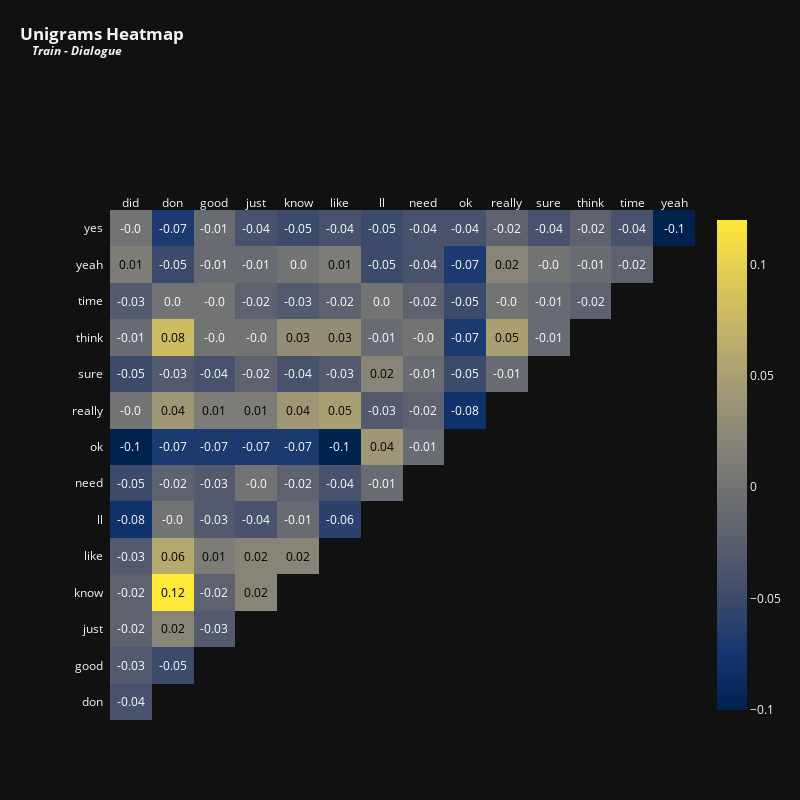

This figure's notebook cell:
### Markdown cell above
<p style="font-family: Calibri, serif; text-align: left;
          font-size: 24px; letter-spacing: .85px;color: #02011a">We can also use scikit-learn's <code>TfidfVectorizer</code> to extract more info on the dialogues and summaries available. This function will give us a dataframe with the top $n$ most frequent terms in the corpus, which we select by using the <code>max_features</code> parameter.</p>
          
<p style="font-family: Calibri, serif; text-align: left;
          font-size: 24px; letter-spacing: .85px;color: #02011a">In this dataframe, each column represents the $n$ most frequent terms in the overall corpus, while each row represents one entry in the original dataframe, such as <code>train</code>. For each term in each entry, we will see the TF-IDF score associated with it, which quantifies the relevance of a term in a given dialogue — or summary — relative to its frequency across all other dialogues — or summaries.</p>
          
<p style="font-family: Calibri, serif; text-align: left;
          font-size: 24px; letter-spacing: .85px;color: #02011a">We will also use the <code>ngram_range</code> parameter to select the most frequent words (unigrams), the most frequent sequence of two words (bigrams), and the most frequent sequence of three words (trigrams). The <code>stop_words = 'english'</code> parameter will help us filter out common stop-words of the English language, which are words that do not add up much to the overall context, such as <i>"and"</i>, <i>"of"</i>, etc.</p>
          
<p style="font-family: Calibri, serif; text-align: left;
          font-size: 24px; letter-spacing: .85px;color: #02011a">After measuring the most frequent terms, I will plot a heatmap displaying the correlations between these terms. This may help us understand how frequently they are used together in dialogues. For instance, how frequent is the occurrence of the word <i>"will"</i> when the word <i>"we"</i> is present?</p>

### Code cell
vectorizer = TfidfVectorizer(max_features = 15,stop_words = 'english') # Top 15 terms
x = vectorizer.fit_transform(train['dialogue'])
df_tfidfvect = pd.DataFrame(x.toarray(), columns=vectorizer.get_feature_names_out())
plot_correlation(df_tfidfvect, 'Unigrams', 'Train - Dialogue', 800, 800, 12)

### Figure 1 — Plotly figure (JSON) as saved in the notebook; plotly's stock layout.template omitted (floating-point values rounded to 4 significant figures)
{"data": [{"colorscale": [[0, "#00224e"], [0.1111, "#123570"], [0.2222, "#3b496c"], [0.3333, "#575d6d"], [0.4444, "#707173"], [0.5556, "#8a8678"], [0.6667, "#a59c74"], [0.7778, "#c3b369"], [0.8889, "#e1cc55"], [1, "#fee838"]], "reversescale": false, "showscale": false, "type": "heatmap", "x": ["did", "don", "good", "just", "know", "like", "ll", "need", "ok", "really", "sure", "think", "time", "yeah"], "y": ["yes", "yeah", "time", "think", "sure", "really", "ok", "need", "ll", "like", "know", "just", "good", "don"], "z": [[0, -0.07, -0.01, -0.04, -0.05, -0.04, -0.05, -0.04, -0.04, -0.02, -0.04, -0.02, -0.04, -0.1], [0.01, -0.05, -0.01, -0.01, 0, 0.01, -0.05, -0.04, -0.07, 0.02, 0, -0.01, -0.02], [-0.03, 0, 0, -0.02, -0.03, -0.02, 0, -0.02, -0.05, 0, -0.01, -0.02], [-0.01, 0.08, 0, 0, 0.03, 0.03, -0.01, 0, -0.07, 0.05, -0.01], [-0.05, -0.03, -0.04, -0.02, -0.04, -0.03, 0.02, -0.01, -0.05, -0.01], [0, 0.04, 0.01, 0.01, 0.04, 0.05, -0.03, -0.02, -0.08], [-0.1, -0.07, -0.07, -0.07, -0.07, -0.1, 0.04, -0.01], [-0.05, -0.02, -0.03, 0, -0.02, -0.04, -0.01], [-0.08, 0, -0.03, -0.04, -0.01, -0.06], [-0.03, 0.06, 0.01, 0.02, 0.02], [-0.02, 0.12, -0.02, 0.02], [-0.02, 0.02, -0.03], [-0.03, -0.05], [-0.04]]}, {"colorscale": [[0, "#00224e"], [0.1111, "#123570"], [0.2222, "#3b496c"], [0.3333, "#575d6d"], [0.4444, "#707173"], [0.5556, "#8a8678"], [0.6667, "#a59c74"], [0.7778, "#c3b369"], [0.8889, "#e1cc55"], [1, "#fee838"]], "showscale": true, "type": "heatmap", "visible": true, "z": [[0, -0.07, -0.01, -0.04, -0.05, -0.04, -0.05, -0.04, -0.04, -0.02, -0.04, -0.02, -0.04, -0.1], [0.01, -0.05, -0.01, -0.01, 0, 0.01, -0.05, -0.04, -0.07, 0.02, 0, -0.01, -0.02], [-0.03, 0, 0, -0.02, -0.03, -0.02, 0, -0.02, -0.05, 0, -0.01, -0.02], [-0.01, 0.08, 0, 0, 0.03, 0.03, -0.01, 0, -0.07, 0.05, -0.01], [-0.05, -0.03, -0.04, -0.02, -0.04, -0.03, 0.02, -0.01, -0.05, -0.01], [0, 0.04, 0.01, 0.01, 0.04, 0.05, -0.03, -0.02, -0.08], [-0.1, -0.07, -0.07, -0.07, -0.07, -0.1, 0.04, -0.01], [-0.05, -0.02, -0.03, 0, -0.02, -0.04, -0.01], [-0.08, 0, -0.03, -0.04, -0.01, -0.06], [-0.03, 0.06, 0.01, 0.02, 0.02], [-0.02, 0.12, -0.02, 0.02], [-0.02, 0.02, -0.03], [-0.03, -0.05], [-0.04]]}], "layout": {"annotations": [{"font": {"color": "#FFFFFF", "size": 12}, "showarrow": false, "text": "-0.0", "x": "did", "xref": "x", "y": "yes", "yref": "y"}, {"font": {"color": "#FFFFFF", "size": 12}, "showarrow": false, "text": "-0.07", "x": "don", "xref": "x", "y": "yes", "yref": "y"}, {"font": {"color": "#FFFFFF", "size": 12}, "showarrow": false, "text": "-0.01", "x": "good", "xref": "x", "y": "yes", "yref": "y"}, {"font": {"color": "#FFFFFF", "size": 12}, "showarrow": false, "text": "-0.04", "x": "just", "xref": "x", "y": "yes", "yref": "y"}, {"font": {"color": "#FFFFFF", "size": 12}, "showarrow": false, "text": "-0.05", "x": "know", "xref": "x", "y": "yes", "yref": "y"}, {"font": {"color": "#FFFFFF", "size": 12}, "showarrow": false, "text": "-0.04", "x": "like", "xref": "x", "y": "yes", "yref": "y"}, {"font": {"color": "#FFFFFF", "size": 12}, "showarrow": false, "text": "-0.05", "x": "ll", "xref": "x", "y": "yes", "yref": "y"}, {"font": {"color": "#FFFFFF", "size": 12}, "showarrow": false, "text": "-0.04", "x": "need", "xref": "x", "y": "yes", "yref": "y"}, {"font": {"color": "#FFFFFF", "size": 12}, "showarrow": false, "text": "-0.04", "x": "ok", "xref": "x", "y": "yes", "yref": "y"}, {"font": {"color": "#FFFFFF", "size": 12}, "showarrow": false, "text": "-0.02", "x": "really", "xref": "x", "y": "yes", "yref": "y"}, {"font": {"color": "#FFFFFF", "size": 12}, "showarrow": false, "text": "-0.04", "x": "sure", "xref": "x", "y": "yes", "yref": "y"}, {"font": {"color": "#FFFFFF", "size": 12}, "showarrow": false, "text": "-0.02", "x": "think", "xref": "x", "y": "yes", "yref": "y"}, {"font": {"color": "#FFFFFF", "size": 12}, "showarrow": false, "text": "-0.04", "x": "time", "xref": "x", "y": "yes", "yref": "y"}, {"font": {"color": "#FFFFFF", "size": 12}, "showarrow": false, "text": "-0.1", "x": "yeah", "xref": "x", "y": "yes", "yref": "y"}, {"font": {"color": "#000000", "size": 12}, "showarrow": false, "text": "0.01", "x": "did", "xref": "x", "y": "yeah", "yref": "y"}, {"font": {"color": "#FFFFFF", "size": 12}, "showarrow": false, "text": "-0.05", "x": "don", "xref": "x", "y": "yeah", "yref": "y"}, {"font": {"color": "#FFFFFF", "size": 12}, "showarrow": false, "text": "-0.01", "x": "good", "xref": "x", "y": "yeah", "yref": "y"}, {"font": {"color": "#FFFFFF", "size": 12}, "showarrow": false, "text": "-0.01", "x": "just", "xref": "x", "y": "yeah", "yref": "y"}, {"font": {"color": "#FFFFFF", "size": 12}, "showarrow": false, "text": "0.0", "x": "know", "xref": "x", "y": "yeah", "yref": "y"}, {"font": {"color": "#000000", "size": 12}, "showarrow": false, "text": "0.01", "x": "like", "xref": "x", "y": "yeah", "yref": "y"}, {"font": {"color": "#FFFFFF", "size": 12}, "showarrow": false, "text": "-0.05", "x": "ll", "xref": "x", "y": "yeah", "yref": "y"}, {"font": {"color": "#FFFFFF", "size": 12}, "showarrow": false, "text": "-0.04", "x": "need", "xref": "x", "y": "yeah", "yref": "y"}, {"font": {"color": "#FFFFFF", "size": 12}, "showarrow": false, "text": "-0.07", "x": "ok", "xref": "x", "y": "yeah", "yref": "y"}, {"font": {"color": "#000000", "size": 12}, "showarrow": false, "text": "0.02", "x": "really", "xref": "x", "y": "yeah", "yref": "y"}, {"font": {"color": "#FFFFFF", "size": 12}, "showarrow": false, "text": "-0.0", "x": "sure", "xref": "x", "y": "yeah", "yref": "y"}, {"font": {"color": "#FFFFFF", "size": 12}, "showarrow": false, "text": "-0.01", "x": "think", "xref": "x", "y": "yeah", "yref": "y"}, {"font": {"color": "#FFFFFF", "size": 12}, "showarrow": false, "text": "-0.02", "x": "time", "xref": "x", "y": "yeah", "yref": "y"}, {"font": {"color": "#FFFFFF", "size": 12}, "showarrow": false, "text": "-0.03", "x": "did", "xref": "x", "y": "time", "yref": "y"}, {"font": {"color": "#FFFFFF", "size": 12}, "showarrow": false, "text": "0.0", "x": "don", "xref": "x", "y": "time", "yref": "y"}, {"font": {"color": "#FFFFFF", "size": 12}, "showarrow": false, "text": "-0.0", "x": "good", "xref": "x", "y": "time", "yref": "y"}, {"font": {"color": "#FFFFFF", "size": 12}, "showarrow": false, "text": "-0.02", "x": "just", "xref": "x", "y": "time", "yref": "y"}, {"font": {"color": "#FFFFFF", "size": 12}, "showarrow": false, "text": "-0.03", "x": "know", "xref": "x", "y": "time", "yref": "y"}, {"font": {"color": "#FFFFFF", "size": 12}, "showarrow": false, "text": "-0.02", "x": "like", "xref": "x", "y": "time", "yref": "y"}, {"font": {"color": "#FFFFFF", "size": 12}, "showarrow": false, "text": "0.0", "x": "ll", "xref": "x", "y": "time", "yref": "y"}, {"font": {"color": "#FFFFFF", "size": 12}, "showarrow": false, "text": "-0.02", "x": "need", "xref": "x", "y": "time", "yref": "y"}, {"font": {"color": "#FFFFFF", "size": 12}, "showarrow": false, "text": "-0.05", "x": "ok", "xref": "x", "y": "time", "yref": "y"}, {"font": {"color": "#FFFFFF", "size": 12}, "showarrow": false, "text": "-0.0", "x": "really", "xref": "x", "y": "time", "yref": "y"}, {"font": {"color": "#FFFFFF", "size": 12}, "showarrow": false, "text": "-0.01", "x": "sure", "xref": "x", "y": "time", "yref": "y"}, {"font": {"color": "#FFFFFF", "size": 12}, "showarrow": false, "text": "-0.02", "x": "think", "xref": "x", "y": "time", "yref": "y"}, {"font": {"color": "#FFFFFF", "size": 12}, "showarrow": false, "text": "-0.01", "x": "did", "xref": "x", "y": "think", "yref": "y"}, {"font": {"color": "#000000", "size": 12}, "showarrow": false, "text": "0.08", "x": "don", "xref": "x", "y": "think", "yref": "y"}, {"font": {"color": "#FFFFFF", "size": 12}, "showarrow": false, "text": "-0.0", "x": "good", "xref": "x", "y": "think", "yref": "y"}, {"font": {"color": "#FFFFFF", "size": 12}, "showarrow": false, "text": "-0.0", "x": "just", "xref": "x", "y": "think", "yref": "y"}, {"font": {"color": "#000000", "size": 12}, "showarrow": false, "text": "0.03", "x": "know", "xref": "x", "y": "think", "yref": "y"}, {"font": {"color": "#000000", "size": 12}, "showarrow": false, "text": "0.03", "x": "like", "xref": "x", "y": "think", "yref": "y"}, {"font": {"color": "#FFFFFF", "size": 12}, "showarrow": false, "text": "-0.01", "x": "ll", "xref": "x", "y": "think", "yref": "y"}, {"font": {"color": "#FFFFFF", "size": 12}, "showarrow": false, "text": "-0.0", "x": "need", "xref": "x", "y": "think", "yref": "y"}, {"font": {"color": "#FFFFFF", "size": 12}, "showarrow": false, "text": "-0.07", "x": "ok", "xref": "x", "y": "think", "yref": "y"}, {"font": {"color": "#000000", "size": 12}, "showarrow": false, "text": "0.05", "x": "really", "xref": "x", "y": "think", "yref": "y"}, {"font": {"color": "#FFFFFF", "size": 12}, "showarrow": false, "text": "-0.01", "x": "sure", "xref": "x", "y": "think", "yref": "y"}, {"font": {"color": "#FFFFFF", "size": 12}, "showarrow": false, "text": "-0.05", "x": "did", "xref": "x", "y": "sure", "yref": "y"}, {"font": {"color": "#FFFFFF", "size": 12}, "showarrow": false, "text": "-0.03", "x": "don", "xref": "x", "y": "sure", "yref": "y"}, {"font": {"color": "#FFFFFF", "size": 12}, "showarrow": false, "text": "-0.04", "x": "good", "xref": "x", "y": "sure", "yref": "y"}, {"font": {"color": "#FFFFFF", "size": 12}, "showarrow": false, "text": "-0.02", "x": "just", "xref": "x", "y": "sure", "yref": "y"}, {"font": {"color": "#FFFFFF", "size": 12}, "showarrow": false, "text": "-0.04", "x": "know", "xref": "x", "y": "sure", "yref": "y"}, {"font": {"color": "#FFFFFF", "size": 12}, "showarrow": false, "text": "-0.03", "x": "like", "xref": "x", "y": "sure", "yref": "y"}, {"font": {"color": "#000000", "size": 12}, "showarrow": false, "text": "0.02", "x": "ll", "xref": "x", "y": "sure", "yref": "y"}, {"font": {"color": "#FFFFFF", "size": 12}, "showarrow": false, "text": "-0.01", "x": "need", "xref": "x", "y": "sure", "yref": "y"}, {"font": {"color": "#FFFFFF", "size": 12}, "showarrow": false, "text": "-0.05", "x": "ok", "xref": "x", "y": "sure", "yref": "y"}, {"font": {"color": "#FFFFFF", "size": 12}, "showarrow": false, "text": "-0.01", "x": "really", "xref": "x", "y": "sure", "yref": "y"}, {"font": {"color": "#FFFFFF", "size": 12}, "showarrow": false, "text": "-0.0", "x": "did", "xref": "x", "y": "really", "yref": "y"}, {"font": {"color": "#000000", "size": 12}, "showarrow": false, "text": "0.04", "x": "don", "xref": "x", "y": "really", "yref": "y"}, {"font": {"color": "#000000", "size": 12}, "showarrow": false, "text": "0.01", "x": "good", "xref": "x", "y": "really", "yref": "y"}, {"font": {"color": "#000000", "size": 12}, "showarrow": false, "text": "0.01", "x": "just", "xref": "x", "y": "really", "yref": "y"}, {"font": {"color": "#000000", "size": 12}, "showarrow": false, "text": "0.04", "x": "know", "xref": "x", "y": "really", "yref": "y"}, {"font": {"color": "#000000", "size": 12}, "showarrow": false, "text": "0.05", "x": "like", "xref": "x", "y": "really", "yref": "y"}, {"font": {"color": "#FFFFFF", "size": 12}, "showarrow": false, "text": "-0.03", "x": "ll", "xref": "x", "y": "really", "yref": "y"}, {"font": {"color": "#FFFFFF", "size": 12}, "showarrow": false, "text": "-0.02", "x": "need", "xref": "x", "y": "really", "yref": "y"}, {"font": {"color": "#FFFFFF", "size": 12}, "showarrow": false, "text": "-0.08", "x": "ok", "xref": "x", "y": "really", "yref": "y"}, {"font": {"color": "#FFFFFF", "size": 12}, "showarrow": false, "text": "-0.1", "x": "did", "xref": "x", "y": "ok", "yref": "y"}, {"font": {"color": "#FFFFFF", "size": 12}, "showarrow": false, "text": "-0.07", "x": "don", "xref": "x", "y": "ok", "yref": "y"}, {"font": {"color": "#FFFFFF", "size": 12}, "showarrow": false, "text": "-0.07", "x": "good", "xref": "x", "y": "ok", "yref": "y"}, {"font": {"color": "#FFFFFF", "size": 12}, "showarrow": false, "text": "-0.07", "x": "just", "xref": "x", "y": "ok", "yref": "y"}, {"font": {"color": "#FFFFFF", "size": 12}, "showarrow": false, "text": "-0.07", "x": "know", "xref": "x", "y": "ok", "yref": "y"}, {"font": {"color": "#FFFFFF", "size": 12}, "showarrow": false, "text": "-0.1", "x": "like", "xref": "x", "y": "ok", "yref": "y"}, {"font": {"color": "#000000", "size": 12}, "showarrow": false, "text": "0.04", "x": "ll", "xref": "x", "y": "ok", "yref": "y"}, {"font": {"color": "#FFFFFF", "size": 12}, "showarrow": false, "text": "-0.01", "x": "need", "xref": "x", "y": "ok", "yref": "y"}, {"font": {"color": "#FFFFFF", "size": 12}, "showarrow": false, "text": "-0.05", "x": "did", "xref": "x", "y": "need", "yref": "y"}, {"font": {"color": "#FFFFFF", "size": 12}, "showarrow": false, "text": "-0.02", "x": "don", "xref": "x", "y": "need", "yref": "y"}, {"font": {"color": "#FFFFFF", "size": 12}, "showarrow": false, "text": "-0.03", "x": "good", "xref": "x", "y": "need", "yref": "y"}, {"font": {"color": "#FFFFFF", "size": 12}, "showarrow": false, "text": "-0.0", "x": "just", "xref": "x", "y": "need", "yref": "y"}, {"font": {"color": "#FFFFFF", "size": 12}, "showarrow": false, "text": "-0.02", "x": "know", "xref": "x", "y": "need", "yref": "y"}, {"font": {"color": "#FFFFFF", "size": 12}, "showarrow": false, "text": "-0.04", "x": "like", "xref": "x", "y": "need", "yref": "y"}, {"font": {"color": "#FFFFFF", "size": 12}, "showarrow": false, "text": "-0.01", "x": "ll", "xref": "x", "y": "need", "yref": "y"}, {"font": {"color": "#FFFFFF", "size": 12}, "showarrow": false, "text": "-0.08", "x": "did", "xref": "x", "y": "ll", "yref": "y"}, {"font": {"color": "#FFFFFF", "size": 12}, "showarrow": false, "text": "-0.0", "x": "don", "xref": "x", "y": "ll", "yref": "y"}, {"font": {"color": "#FFFFFF", "size": 12}, "showarrow": false, "text": "-0.03", "x": "good", "xref": "x", "y": "ll", "yref": "y"}, {"font": {"color": "#FFFFFF", "size": 12}, "showarrow": false, "text": "-0.04", "x": "just", "xref": "x", "y": "ll", "yref": "y"}, {"font": {"color": "#FFFFFF", "size": 12}, "showarrow": false, "text": "-0.01", "x": "know", "xref": "x", "y": "ll", "yref": "y"}, {"font": {"color": "#FFFFFF", "size": 12}, "showarrow": false, "text": "-0.06", "x": "like", "xref": "x", "y": "ll", "yref": "y"}, {"font": {"color": "#FFFFFF", "size": 12}, "showarrow": false, "text": "-0.03", "x": "did", "xref": "x", "y": "like", "yref": "y"}, {"font": {"color": "#000000", "size": 12}, "showarrow": false, "text": "0.06", "x": "don", "xref": "x", "y": "like", "yref": "y"}, {"font": {"color": "#000000", "size": 12}, "showarrow": false, "text": "0.01", "x": "good", "xref": "x", "y": "like", "yref": "y"}, {"font": {"color": "#000000", "size": 12}, "showarrow": false, "text": "0.02", "x": "just", "xref": "x", "y": "like", "yref": "y"}, {"font": {"color": "#000000", "size": 12}, "showarrow": false, "text": "0.02", "x": "know", "xref": "x", "y": "like", "yref": "y"}, {"font": {"color": "#FFFFFF", "size": 12}, "showarrow": false, "text": "-0.02", "x": "did", "xref": "x", "y": "know", "yref": "y"}, {"font": {"color": "#000000", "size": 12}, "showarrow": false, "text": "0.12", "x": "don", "xref": "x", "y": "know", "yref": "y"}, {"font": {"color": "#FFFFFF", "size": 12}, "showarrow": false, "text": "-0.02", "x": "good", "xref": "x", "y": "know", "yref": "y"}, {"font": {"color": "#000000", "size": 12}, "showarrow": false, "text": "0.02", "x": "just", "xref": "x", "y": "know", "yref": "y"}, {"font": {"color": "#FFFFFF", "size": 12}, "showarrow": false, "text": "-0.02", "x": "did", "xref": "x", "y": "just", "yref": "y"}, {"font": {"color": "#000000", "size": 12}, "showarrow": false, "text": "0.02", "x": "don", "xref": "x", "y": "just", "yref": "y"}, {"font": {"color": "#FFFFFF", "size": 12}, "showarrow": false, "text": "-0.03", "x": "good", "xref": "x", "y": "just", "yref": "y"}, {"font": {"color": "#FFFFFF", "size": 12}, "showarrow": false, "text": "-0.03", "x": "did", "xref": "x", "y": "good", "yref": "y"}, {"font": {"color": "#FFFFFF", "size": 12}, "showarrow": false, "text": "-0.05", "x": "don", "xref": "x", "y": "good", "yref": "y"}, {"font": {"color": "#FFFFFF", "size": 12}, "showarrow": false, "text": "-0.04", "x": "did", "xref": "x", "y": "don", "yref": "y"}], "height": 800, "margin": {"l": 110, "t": 210}, "title": {"text": "<b>Unigrams Heatmap<br><sup>&nbsp;&nbsp;&nbsp;&nbsp;<i>Train - Dialogue</i></sup></b>", "x": 0.025, "xanchor": "left", "y": 0.95}, "width": 800, "xaxis": {"autorange": true, "dtick": 1, "gridcolor": "rgb(0, 0, 0)", "range": [-0.5, 13.5], "showgrid": false, "side": "top", "ticks": "", "type": "category"}, "yaxis": {"autorange": true, "dtick": 1, "range": [13.5, -0.5], "showgrid": false, "ticks": "", "ticksuffix": "  ", "type": "category"}}}
